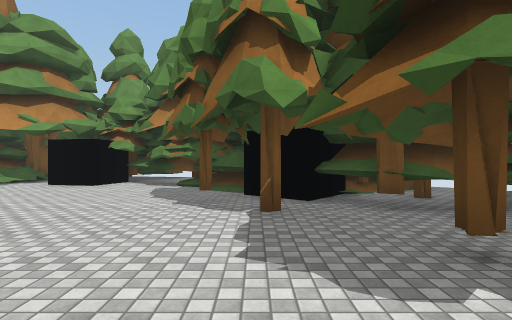
View 1 (above)

24 first-person views from a walk through a scene from a Unity 3-D project. The camera is 1.4 m above the floor, looks level and sees 80° across. The floor is counted in squares, 2 m on a side. Each view is taken from the middle of a square. On the plan, view 1 faces up. The plan holds only what a view shows up to about 10 squares ahead; the rest is blank. The place goes on beyond the plan. Surface patterns are stand-ins for the level's own textures.

View 2
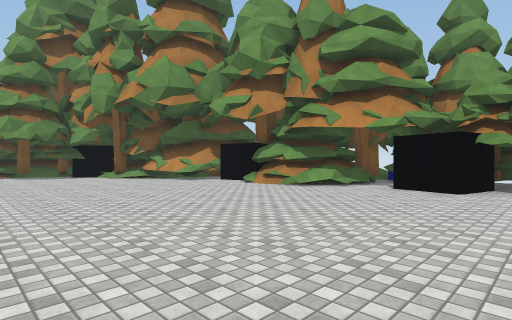

View 3
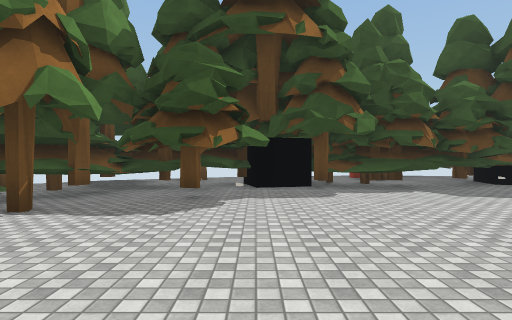

View 4
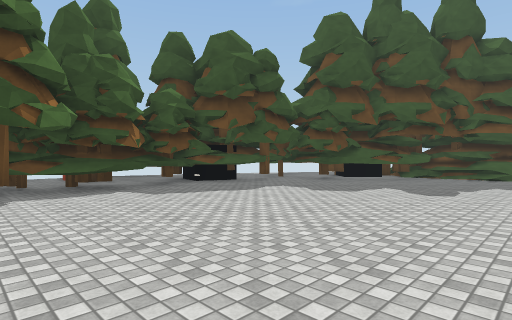

View 5
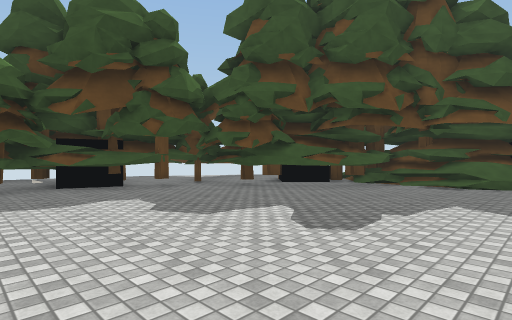

View 6
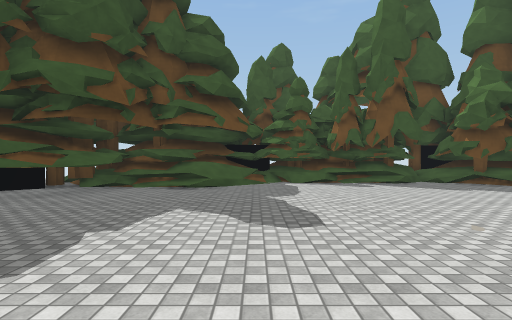

View 7
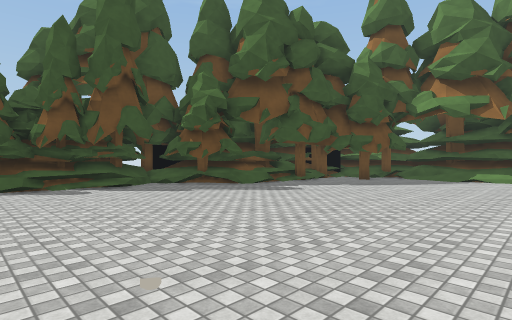

View 8
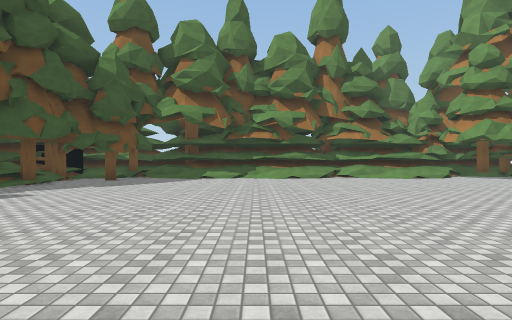

View 9
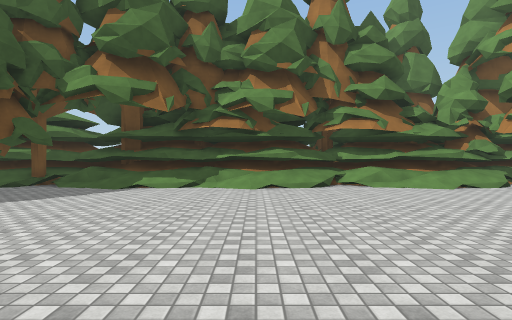

View 10
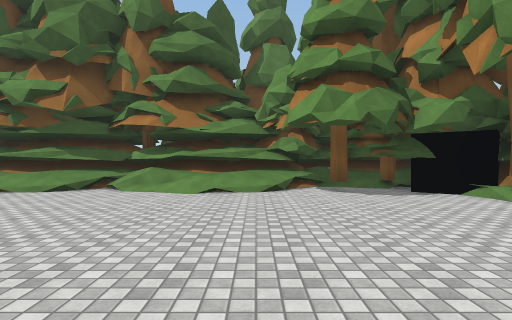

View 11
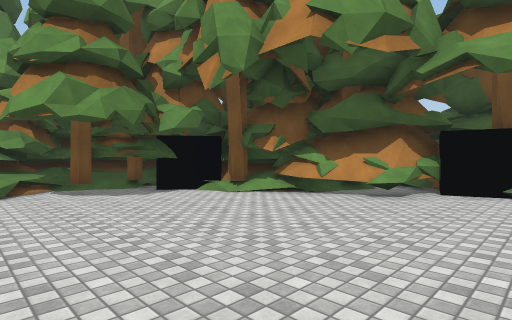

View 12
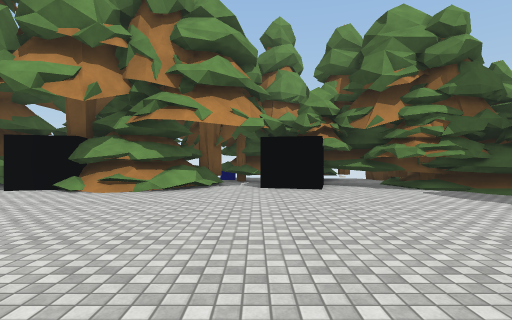

View 13
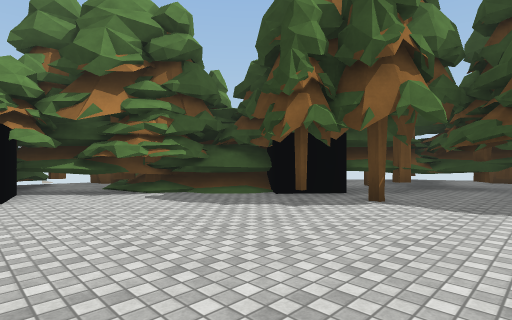

View 14
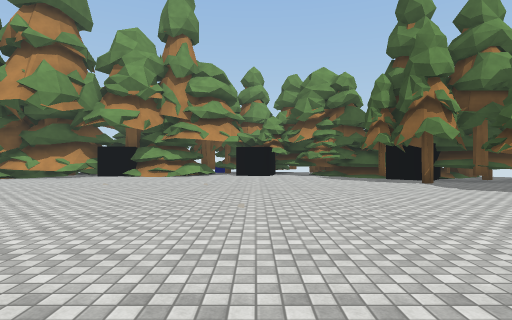

View 15
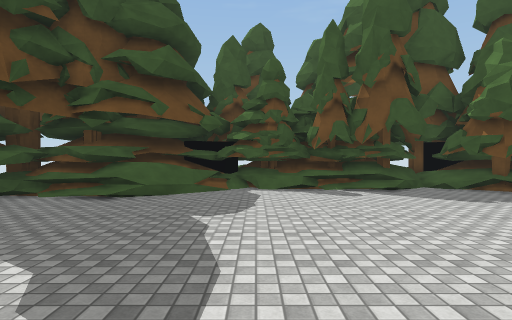

View 16
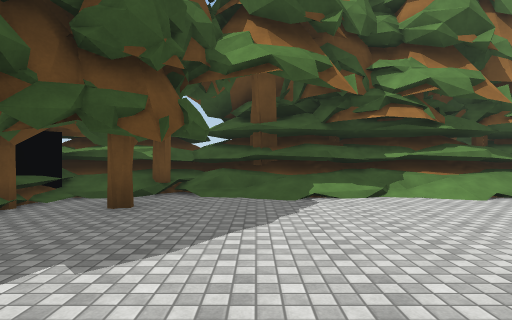

View 17
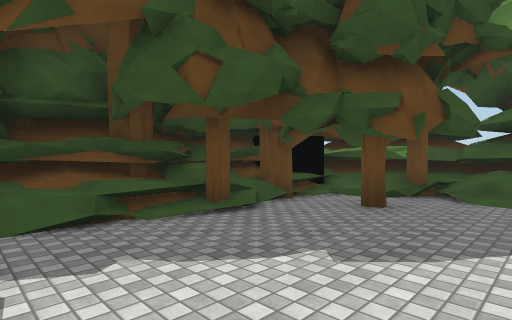

View 18
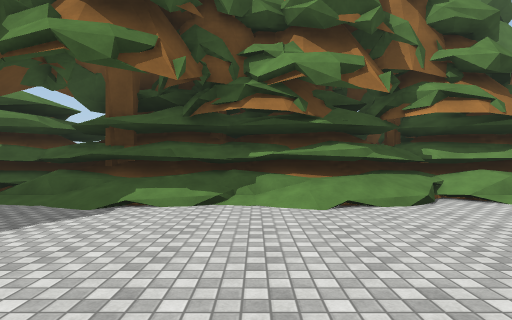

View 19
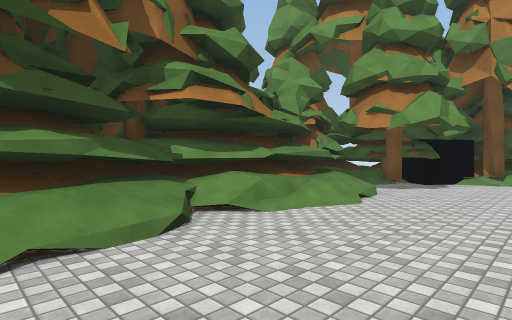

View 20
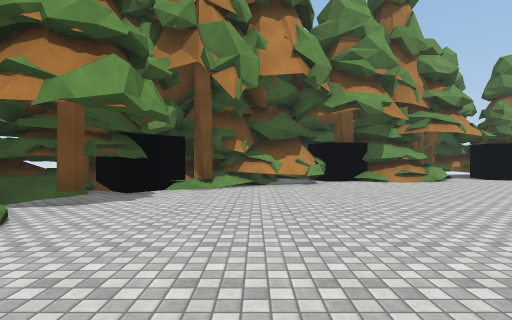

View 21
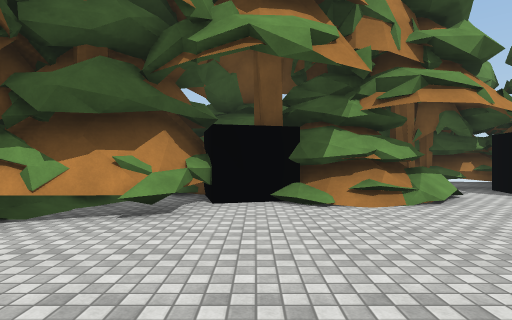

View 22
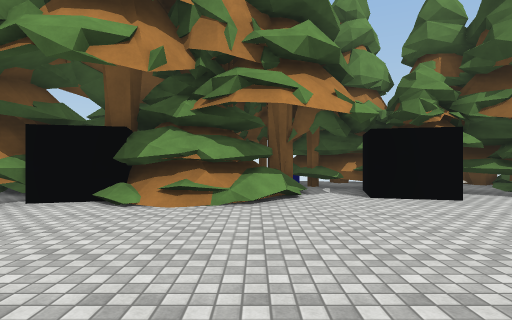

View 23
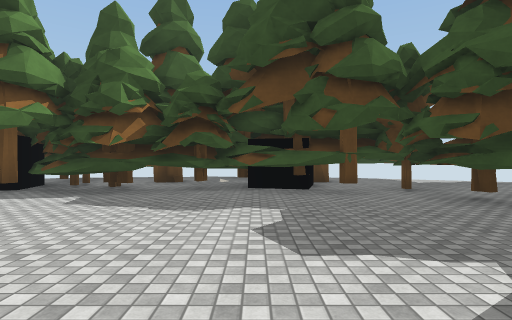

View 24
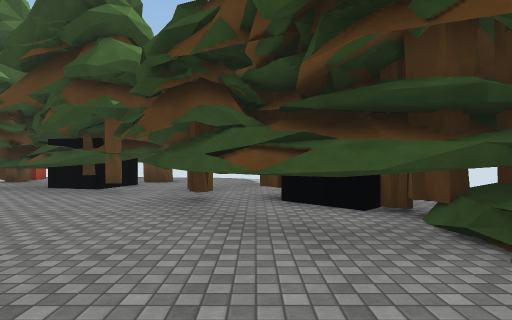

### Floor plan
Key: @ floor where view 1 was taken; # wall or solid block; . main floor; : floor 0.25 m higher than the main floor; + floor 0.75 m higher than the main floor; / step, stairs or slope; = window, fence, low wall or low ledge; T pine tree; O other object.
Columns run from 20 left of view 1 to 7 right of it. Each row starts with its distance up from view 1.
 12        TT    TTTTTTT
 11         TT  TTTTTT.T
 10          TTTT###TTT TT
  9     T  ##TTTT/##.TTTTT
  8   OOT  ###TT/.....TTTT T
  7 TTOOTT###...........T#OTT
  6 TT  TT#.............#TTT
  5 T TT...............T..TTTTT
  4 TTTT................T.TT   T
  3 TTTT....................TTTT
  2 TTT/..................TTT
  1  TT/..................O.#T
  0  TT/...... .........@...#TT
 -1 TTT/...... .............TTT
 -2 TTT/....................TTO
 -3 T#T/....................TTTT
 -4 TTT/....................T
 -5 TTT/....................OTT
 -6 TTT=....................TTT
 -7 TT#/....................TT T
 -8  TT/....................T#TT
 -9 TTT/..................T.TT.
-10 TTT/.................TTTTT
-11 TTTTT...............TTTT.
-12 TTTT................TT#
-13  TT##TTT+TT......///TT#
-14 TTT TTTTTTT.///.:TTT#TT
-15     TTT O TTTTTTTTTTTTT
-16          #TTTTTT#TT TT
-17           TTT TT TO

Positions as (right, up) in squares from view 1, and headings:
1: (0, 0), facing up
2: (-3, 1), facing up-left
3: (-4, 1), facing right
4: (-4, 0), facing down-right
5: (-4, -4), facing down-right
6: (-4, -5), facing down
7: (-5, -6), facing down-left
8: (-5, -6), facing left
9: (-9, -5), facing left
10: (-10, 1), facing left
11: (-10, 1), facing up-left
12: (-6, 1), facing up
13: (-5, 2), facing up-right
14: (-5, -5), facing up
15: (-5, -7), facing down
16: (-11, -9), facing left
17: (-11, -9), facing down-left
18: (-12, -6), facing left
19: (-14, -5), facing up-left
20: (-14, -2), facing up
21: (-11, 3), facing up
22: (-8, 3), facing up
23: (-3, -6), facing right
24: (-3, -11), facing right
